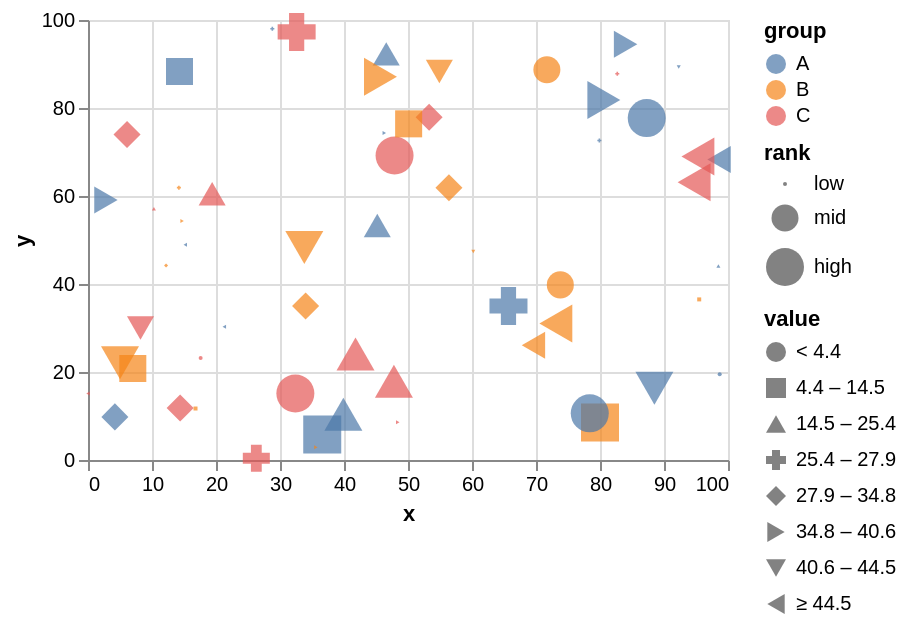

This figure's Vega-Lite source:
### Vega-Lite specification from a JSON file in a GitHub repository (floating-point values rounded to 4 significant figures)
{"$schema": "https://vega.github.io/schema/vega-lite/v6.json", "description": "Size by an ordinal scale and shape by a quantile scale: scale types vega-lite honours on every channel.", "width": 320, "height": 220, "data": {"values": [{"x": 32.4, "y": 15.1, "rank": "high", "value": 2.4, "group": "C", "kind": "solid"}, {"x": 36.6, "y": 5.8, "rank": "high", "value": 10.7, "group": "A", "kind": "hollow"}, {"x": 41.8, "y": 24.1, "rank": "high", "value": 21.2, "group": "C", "kind": "solid"}, {"x": 94.7, "y": 63.1, "rank": "high", "value": 47.4, "group": "C", "kind": "hollow"}, {"x": 5.0, "y": 22.1, "rank": "high", "value": 42.9, "group": "B", "kind": "hollow"}, {"x": 14.4, "y": 11.8, "rank": "mid", "value": 28.0, "group": "C", "kind": "solid"}, {"x": 10.3, "y": 57.1, "rank": "low", "value": 18.6, "group": "C", "kind": "solid"}, {"x": 56.4, "y": 61.9, "rank": "mid", "value": 34.0, "group": "B", "kind": "hollow"}, {"x": 46.6, "y": 92.3, "rank": "mid", "value": 15.0, "group": "A", "kind": "solid"}, {"x": 8.2, "y": 30.0, "rank": "mid", "value": 43.8, "group": "C", "kind": "hollow"}, {"x": 28.8, "y": 98.0, "rank": "low", "value": 25.6, "group": "A", "kind": "hollow"}, {"x": 15.2, "y": 48.9, "rank": "low", "value": 48.1, "group": "A", "kind": "hollow"}, {"x": 34.0, "y": 35.0, "rank": "mid", "value": 29.0, "group": "B", "kind": "solid"}, {"x": 84.0, "y": 94.5, "rank": "mid", "value": 34.9, "group": "A", "kind": "solid"}, {"x": 73.1, "y": 31.0, "rank": "high", "value": 49.7, "group": "B", "kind": "hollow"}, {"x": 71.7, "y": 88.7, "rank": "mid", "value": 1.1, "group": "B", "kind": "hollow"}, {"x": 16.8, "y": 11.7, "rank": "low", "value": 10.9, "group": "B", "kind": "solid"}, {"x": 73.8, "y": 39.8, "rank": "mid", "value": 4.0, "group": "B", "kind": "hollow"}, {"x": 54.9, "y": 88.3, "rank": "mid", "value": 43.2, "group": "B", "kind": "hollow"}, {"x": 98.6, "y": 68.3, "rank": "mid", "value": 47.9, "group": "A", "kind": "solid"}, {"x": 17.6, "y": 23.2, "rank": "low", "value": 0.6, "group": "C", "kind": "solid"}, {"x": 26.3, "y": 0.4, "rank": "mid", "value": 26.7, "group": "C", "kind": "hollow"}, {"x": 95.3, "y": 69.0, "rank": "high", "value": 47.5, "group": "C", "kind": "solid"}, {"x": 45.7, "y": 87.1, "rank": "high", "value": 39.9, "group": "B", "kind": "hollow"}, {"x": 39.9, "y": 10.4, "rank": "high", "value": 20.0, "group": "A", "kind": "solid"}, {"x": 98.5, "y": 44.1, "rank": "low", "value": 17.0, "group": "A", "kind": "solid"}, {"x": 0.0, "y": 15.1, "rank": "low", "value": 47.4, "group": "C", "kind": "solid"}, {"x": 7.0, "y": 20.8, "rank": "mid", "value": 7.4, "group": "B", "kind": "hollow"}, {"x": 60.2, "y": 47.4, "rank": "low", "value": 42.4, "group": "B", "kind": "hollow"}, {"x": 48.4, "y": 8.6, "rank": "low", "value": 37.5, "group": "C", "kind": "hollow"}, {"x": 47.9, "y": 69.2, "rank": "high", "value": 1.2, "group": "C", "kind": "hollow"}, {"x": 14.7, "y": 54.3, "rank": "low", "value": 37.9, "group": "B", "kind": "solid"}, {"x": 69.6, "y": 26.1, "rank": "mid", "value": 45.4, "group": "B", "kind": "solid"}, {"x": 53.3, "y": 77.9, "rank": "mid", "value": 31.8, "group": "C", "kind": "solid"}, {"x": 80.6, "y": 81.8, "rank": "high", "value": 40.2, "group": "A", "kind": "hollow"}, {"x": 35.6, "y": 2.9, "rank": "low", "value": 39.5, "group": "B", "kind": "hollow"}, {"x": 19.4, "y": 60.5, "rank": "mid", "value": 22.4, "group": "C", "kind": "hollow"}, {"x": 95.5, "y": 36.5, "rank": "low", "value": 5.1, "group": "B", "kind": "solid"}, {"x": 33.8, "y": 48.3, "rank": "high", "value": 42.0, "group": "B", "kind": "hollow"}, {"x": 80.0, "y": 8.5, "rank": "high", "value": 6.0, "group": "B", "kind": "solid"}, {"x": 47.8, "y": 17.9, "rank": "high", "value": 16.6, "group": "C", "kind": "hollow"}, {"x": 46.3, "y": 74.3, "rank": "low", "value": 36.2, "group": "A", "kind": "solid"}, {"x": 2.8, "y": 59.1, "rank": "mid", "value": 40.3, "group": "A", "kind": "hollow"}, {"x": 65.7, "y": 35.0, "rank": "high", "value": 27.4, "group": "A", "kind": "solid"}, {"x": 79.9, "y": 72.6, "rank": "low", "value": 26.3, "group": "A", "kind": "hollow"}, {"x": 98.7, "y": 19.5, "rank": "low", "value": 1.4, "group": "A", "kind": "hollow"}, {"x": 50.1, "y": 76.4, "rank": "mid", "value": 13.0, "group": "B", "kind": "solid"}, {"x": 6.1, "y": 74.0, "rank": "mid", "value": 33.1, "group": "C", "kind": "hollow"}, {"x": 82.7, "y": 87.8, "rank": "low", "value": 26.6, "group": "C", "kind": "solid"}, {"x": 87.3, "y": 77.7, "rank": "high", "value": 0.2, "group": "A", "kind": "solid"}, {"x": 14.2, "y": 61.9, "rank": "low", "value": 27.8, "group": "B", "kind": "hollow"}, {"x": 78.4, "y": 10.6, "rank": "high", "value": 2.8, "group": "A", "kind": "hollow"}, {"x": 4.2, "y": 9.8, "rank": "mid", "value": 28.1, "group": "A", "kind": "hollow"}, {"x": 32.6, "y": 97.3, "rank": "high", "value": 25.6, "group": "C", "kind": "hollow"}, {"x": 45.2, "y": 53.3, "rank": "mid", "value": 25.4, "group": "A", "kind": "hollow"}, {"x": 92.3, "y": 89.3, "rank": "low", "value": 42.0, "group": "A", "kind": "hollow"}, {"x": 12.2, "y": 44.2, "rank": "low", "value": 33.6, "group": "B", "kind": "solid"}, {"x": 21.3, "y": 30.3, "rank": "low", "value": 44.9, "group": "A", "kind": "hollow"}, {"x": 14.3, "y": 88.3, "rank": "mid", "value": 11.0, "group": "A", "kind": "hollow"}, {"x": 88.5, "y": 16.3, "rank": "high", "value": 41.6, "group": "A", "kind": "hollow"}]}, "mark": {"type": "point", "filled": true}, "encoding": {"x": {"field": "x", "type": "quantitative"}, "y": {"field": "y", "type": "quantitative"}, "size": {"field": "rank", "type": "ordinal", "sort": ["low", "mid", "high"]}, "shape": {"field": "value", "type": "quantitative", "scale": {"type": "quantile"}}, "color": {"field": "group", "type": "nominal"}}}
